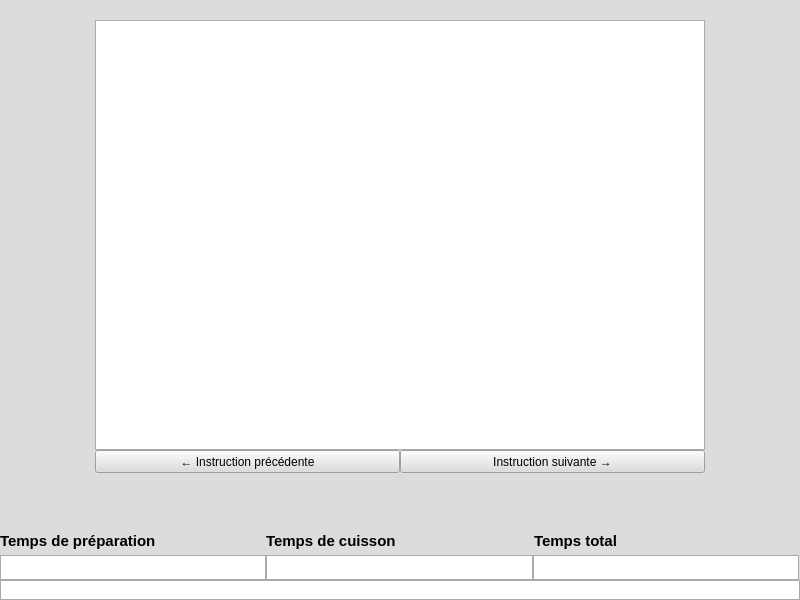
<?xml version="1.0" encoding="UTF-8"?>
<ui version="4.0">
 <class>FenetreEtapes</class>
 <widget class="QWidget" name="FenetreEtapes">
  <property name="geometry">
   <rect>
    <x>0</x>
    <y>0</y>
    <width>800</width>
    <height>600</height>
   </rect>
  </property>
  <property name="palette">
   <palette>
    <active>
     <colorrole role="WindowText">
      <brush brushstyle="SolidPattern">
       <color alpha="255">
        <red>0</red>
        <green>0</green>
        <blue>0</blue>
       </color>
      </brush>
     </colorrole>
     <colorrole role="Button">
      <brush brushstyle="SolidPattern">
       <color alpha="255">
        <red>220</red>
        <green>220</green>
        <blue>220</blue>
       </color>
      </brush>
     </colorrole>
     <colorrole role="Light">
      <brush brushstyle="SolidPattern">
       <color alpha="255">
        <red>255</red>
        <green>255</green>
        <blue>255</blue>
       </color>
      </brush>
     </colorrole>
     <colorrole role="Midlight">
      <brush brushstyle="SolidPattern">
       <color alpha="255">
        <red>237</red>
        <green>237</green>
        <blue>237</blue>
       </color>
      </brush>
     </colorrole>
     <colorrole role="Dark">
      <brush brushstyle="SolidPattern">
       <color alpha="255">
        <red>110</red>
        <green>110</green>
        <blue>110</blue>
       </color>
      </brush>
     </colorrole>
     <colorrole role="Mid">
      <brush brushstyle="SolidPattern">
       <color alpha="255">
        <red>147</red>
        <green>147</green>
        <blue>147</blue>
       </color>
      </brush>
     </colorrole>
     <colorrole role="Text">
      <brush brushstyle="SolidPattern">
       <color alpha="255">
        <red>0</red>
        <green>0</green>
        <blue>0</blue>
       </color>
      </brush>
     </colorrole>
     <colorrole role="BrightText">
      <brush brushstyle="SolidPattern">
       <color alpha="255">
        <red>255</red>
        <green>255</green>
        <blue>255</blue>
       </color>
      </brush>
     </colorrole>
     <colorrole role="ButtonText">
      <brush brushstyle="SolidPattern">
       <color alpha="255">
        <red>0</red>
        <green>0</green>
        <blue>0</blue>
       </color>
      </brush>
     </colorrole>
     <colorrole role="Base">
      <brush brushstyle="SolidPattern">
       <color alpha="255">
        <red>255</red>
        <green>255</green>
        <blue>255</blue>
       </color>
      </brush>
     </colorrole>
     <colorrole role="Window">
      <brush brushstyle="SolidPattern">
       <color alpha="255">
        <red>220</red>
        <green>220</green>
        <blue>220</blue>
       </color>
      </brush>
     </colorrole>
     <colorrole role="Shadow">
      <brush brushstyle="SolidPattern">
       <color alpha="255">
        <red>0</red>
        <green>0</green>
        <blue>0</blue>
       </color>
      </brush>
     </colorrole>
     <colorrole role="AlternateBase">
      <brush brushstyle="SolidPattern">
       <color alpha="255">
        <red>237</red>
        <green>237</green>
        <blue>237</blue>
       </color>
      </brush>
     </colorrole>
     <colorrole role="ToolTipBase">
      <brush brushstyle="SolidPattern">
       <color alpha="255">
        <red>255</red>
        <green>255</green>
        <blue>220</blue>
       </color>
      </brush>
     </colorrole>
     <colorrole role="ToolTipText">
      <brush brushstyle="SolidPattern">
       <color alpha="255">
        <red>0</red>
        <green>0</green>
        <blue>0</blue>
       </color>
      </brush>
     </colorrole>
    </active>
    <inactive>
     <colorrole role="WindowText">
      <brush brushstyle="SolidPattern">
       <color alpha="255">
        <red>0</red>
        <green>0</green>
        <blue>0</blue>
       </color>
      </brush>
     </colorrole>
     <colorrole role="Button">
      <brush brushstyle="SolidPattern">
       <color alpha="255">
        <red>220</red>
        <green>220</green>
        <blue>220</blue>
       </color>
      </brush>
     </colorrole>
     <colorrole role="Light">
      <brush brushstyle="SolidPattern">
       <color alpha="255">
        <red>255</red>
        <green>255</green>
        <blue>255</blue>
       </color>
      </brush>
     </colorrole>
     <colorrole role="Midlight">
      <brush brushstyle="SolidPattern">
       <color alpha="255">
        <red>237</red>
        <green>237</green>
        <blue>237</blue>
       </color>
      </brush>
     </colorrole>
     <colorrole role="Dark">
      <brush brushstyle="SolidPattern">
       <color alpha="255">
        <red>110</red>
        <green>110</green>
        <blue>110</blue>
       </color>
      </brush>
     </colorrole>
     <colorrole role="Mid">
      <brush brushstyle="SolidPattern">
       <color alpha="255">
        <red>147</red>
        <green>147</green>
        <blue>147</blue>
       </color>
      </brush>
     </colorrole>
     <colorrole role="Text">
      <brush brushstyle="SolidPattern">
       <color alpha="255">
        <red>0</red>
        <green>0</green>
        <blue>0</blue>
       </color>
      </brush>
     </colorrole>
     <colorrole role="BrightText">
      <brush brushstyle="SolidPattern">
       <color alpha="255">
        <red>255</red>
        <green>255</green>
        <blue>255</blue>
       </color>
      </brush>
     </colorrole>
     <colorrole role="ButtonText">
      <brush brushstyle="SolidPattern">
       <color alpha="255">
        <red>0</red>
        <green>0</green>
        <blue>0</blue>
       </color>
      </brush>
     </colorrole>
     <colorrole role="Base">
      <brush brushstyle="SolidPattern">
       <color alpha="255">
        <red>255</red>
        <green>255</green>
        <blue>255</blue>
       </color>
      </brush>
     </colorrole>
     <colorrole role="Window">
      <brush brushstyle="SolidPattern">
       <color alpha="255">
        <red>220</red>
        <green>220</green>
        <blue>220</blue>
       </color>
      </brush>
     </colorrole>
     <colorrole role="Shadow">
      <brush brushstyle="SolidPattern">
       <color alpha="255">
        <red>0</red>
        <green>0</green>
        <blue>0</blue>
       </color>
      </brush>
     </colorrole>
     <colorrole role="AlternateBase">
      <brush brushstyle="SolidPattern">
       <color alpha="255">
        <red>237</red>
        <green>237</green>
        <blue>237</blue>
       </color>
      </brush>
     </colorrole>
     <colorrole role="ToolTipBase">
      <brush brushstyle="SolidPattern">
       <color alpha="255">
        <red>255</red>
        <green>255</green>
        <blue>220</blue>
       </color>
      </brush>
     </colorrole>
     <colorrole role="ToolTipText">
      <brush brushstyle="SolidPattern">
       <color alpha="255">
        <red>0</red>
        <green>0</green>
        <blue>0</blue>
       </color>
      </brush>
     </colorrole>
    </inactive>
    <disabled>
     <colorrole role="WindowText">
      <brush brushstyle="SolidPattern">
       <color alpha="255">
        <red>110</red>
        <green>110</green>
        <blue>110</blue>
       </color>
      </brush>
     </colorrole>
     <colorrole role="Button">
      <brush brushstyle="SolidPattern">
       <color alpha="255">
        <red>220</red>
        <green>220</green>
        <blue>220</blue>
       </color>
      </brush>
     </colorrole>
     <colorrole role="Light">
      <brush brushstyle="SolidPattern">
       <color alpha="255">
        <red>255</red>
        <green>255</green>
        <blue>255</blue>
       </color>
      </brush>
     </colorrole>
     <colorrole role="Midlight">
      <brush brushstyle="SolidPattern">
       <color alpha="255">
        <red>237</red>
        <green>237</green>
        <blue>237</blue>
       </color>
      </brush>
     </colorrole>
     <colorrole role="Dark">
      <brush brushstyle="SolidPattern">
       <color alpha="255">
        <red>110</red>
        <green>110</green>
        <blue>110</blue>
       </color>
      </brush>
     </colorrole>
     <colorrole role="Mid">
      <brush brushstyle="SolidPattern">
       <color alpha="255">
        <red>147</red>
        <green>147</green>
        <blue>147</blue>
       </color>
      </brush>
     </colorrole>
     <colorrole role="Text">
      <brush brushstyle="SolidPattern">
       <color alpha="255">
        <red>110</red>
        <green>110</green>
        <blue>110</blue>
       </color>
      </brush>
     </colorrole>
     <colorrole role="BrightText">
      <brush brushstyle="SolidPattern">
       <color alpha="255">
        <red>255</red>
        <green>255</green>
        <blue>255</blue>
       </color>
      </brush>
     </colorrole>
     <colorrole role="ButtonText">
      <brush brushstyle="SolidPattern">
       <color alpha="255">
        <red>110</red>
        <green>110</green>
        <blue>110</blue>
       </color>
      </brush>
     </colorrole>
     <colorrole role="Base">
      <brush brushstyle="SolidPattern">
       <color alpha="255">
        <red>220</red>
        <green>220</green>
        <blue>220</blue>
       </color>
      </brush>
     </colorrole>
     <colorrole role="Window">
      <brush brushstyle="SolidPattern">
       <color alpha="255">
        <red>220</red>
        <green>220</green>
        <blue>220</blue>
       </color>
      </brush>
     </colorrole>
     <colorrole role="Shadow">
      <brush brushstyle="SolidPattern">
       <color alpha="255">
        <red>0</red>
        <green>0</green>
        <blue>0</blue>
       </color>
      </brush>
     </colorrole>
     <colorrole role="AlternateBase">
      <brush brushstyle="SolidPattern">
       <color alpha="255">
        <red>220</red>
        <green>220</green>
        <blue>220</blue>
       </color>
      </brush>
     </colorrole>
     <colorrole role="ToolTipBase">
      <brush brushstyle="SolidPattern">
       <color alpha="255">
        <red>255</red>
        <green>255</green>
        <blue>220</blue>
       </color>
      </brush>
     </colorrole>
     <colorrole role="ToolTipText">
      <brush brushstyle="SolidPattern">
       <color alpha="255">
        <red>0</red>
        <green>0</green>
        <blue>0</blue>
       </color>
      </brush>
     </colorrole>
    </disabled>
   </palette>
  </property>
  <property name="windowTitle">
   <string>Étapes de réalisation</string>
  </property>
  <widget class="QPushButton" name="btnPrecedent">
   <property name="geometry">
    <rect>
     <x>95</x>
     <y>450</y>
     <width>305</width>
     <height>23</height>
    </rect>
   </property>
   <property name="accessibleName">
    <string/>
   </property>
   <property name="text">
    <string>← Instruction précédente</string>
   </property>
  </widget>
  <widget class="QPushButton" name="btnSuivant">
   <property name="geometry">
    <rect>
     <x>400</x>
     <y>450</y>
     <width>305</width>
     <height>23</height>
    </rect>
   </property>
   <property name="font">
    <font>
     <weight>50</weight>
     <bold>false</bold>
    </font>
   </property>
   <property name="text">
    <string>Instruction suivante →</string>
   </property>
  </widget>
  <widget class="QLabel" name="labelTpsCuisson">
   <property name="geometry">
    <rect>
     <x>266</x>
     <y>533</y>
     <width>267</width>
     <height>16</height>
    </rect>
   </property>
   <property name="font">
    <font>
     <family>MS Shell Dlg 2</family>
     <pointsize>11</pointsize>
     <weight>75</weight>
     <bold>true</bold>
    </font>
   </property>
   <property name="text">
    <string>Temps de cuisson</string>
   </property>
   <property name="alignment">
    <set>Qt::AlignLeading|Qt::AlignLeft|Qt::AlignVCenter</set>
   </property>
  </widget>
  <widget class="QLabel" name="labelTpsPreparation">
   <property name="geometry">
    <rect>
     <x>0</x>
     <y>533</y>
     <width>266</width>
     <height>16</height>
    </rect>
   </property>
   <property name="font">
    <font>
     <family>MS Shell Dlg 2</family>
     <pointsize>11</pointsize>
     <weight>75</weight>
     <bold>true</bold>
    </font>
   </property>
   <property name="text">
    <string>Temps de préparation</string>
   </property>
   <property name="alignment">
    <set>Qt::AlignLeading|Qt::AlignLeft|Qt::AlignVCenter</set>
   </property>
  </widget>
  <widget class="QListView" name="contenuURL">
   <property name="geometry">
    <rect>
     <x>0</x>
     <y>580</y>
     <width>800</width>
     <height>20</height>
    </rect>
   </property>
  </widget>
  <widget class="QLabel" name="labelTpsTotal">
   <property name="geometry">
    <rect>
     <x>534</x>
     <y>533</y>
     <width>266</width>
     <height>16</height>
    </rect>
   </property>
   <property name="font">
    <font>
     <family>MS Shell Dlg 2</family>
     <pointsize>11</pointsize>
     <weight>75</weight>
     <bold>true</bold>
     <kerning>true</kerning>
    </font>
   </property>
   <property name="text">
    <string>Temps total</string>
   </property>
   <property name="alignment">
    <set>Qt::AlignLeading|Qt::AlignLeft|Qt::AlignVCenter</set>
   </property>
  </widget>
  <widget class="QListWidget" name="contenuEtapes">
   <property name="geometry">
    <rect>
     <x>95</x>
     <y>20</y>
     <width>610</width>
     <height>430</height>
    </rect>
   </property>
   <property name="textElideMode">
    <enum>Qt::ElideNone</enum>
   </property>
   <property name="isWrapping" stdset="0">
    <bool>false</bool>
   </property>
   <property name="wordWrap">
    <bool>true</bool>
   </property>
  </widget>
  <widget class="QLabel" name="label">
   <property name="geometry">
    <rect>
     <x>300</x>
     <y>230</y>
     <width>47</width>
     <height>13</height>
    </rect>
   </property>
   <property name="text">
    <string/>
   </property>
  </widget>
  <widget class="QLabel" name="label_2">
   <property name="geometry">
    <rect>
     <x>600</x>
     <y>492</y>
     <width>121</width>
     <height>21</height>
    </rect>
   </property>
   <property name="text">
    <string/>
   </property>
  </widget>
  <widget class="QListView" name="contenuTempsCuisson">
   <property name="geometry">
    <rect>
     <x>266</x>
     <y>555</y>
     <width>267</width>
     <height>25</height>
    </rect>
   </property>
  </widget>
  <widget class="QListView" name="contenuTempsTotal">
   <property name="geometry">
    <rect>
     <x>533</x>
     <y>555</y>
     <width>266</width>
     <height>25</height>
    </rect>
   </property>
  </widget>
  <widget class="QListView" name="contenuTempsPrep">
   <property name="geometry">
    <rect>
     <x>0</x>
     <y>555</y>
     <width>266</width>
     <height>25</height>
    </rect>
   </property>
  </widget>
  <zorder>contenuTempsPrep</zorder>
  <zorder>contenuTempsCuisson</zorder>
  <zorder>contenuTempsTotal</zorder>
  <zorder>btnPrecedent</zorder>
  <zorder>btnSuivant</zorder>
  <zorder>labelTpsCuisson</zorder>
  <zorder>labelTpsPreparation</zorder>
  <zorder>contenuURL</zorder>
  <zorder>labelTpsTotal</zorder>
  <zorder>contenuEtapes</zorder>
  <zorder>label</zorder>
  <zorder>label_2</zorder>
 </widget>
 <resources/>
 <connections/>
</ui>
